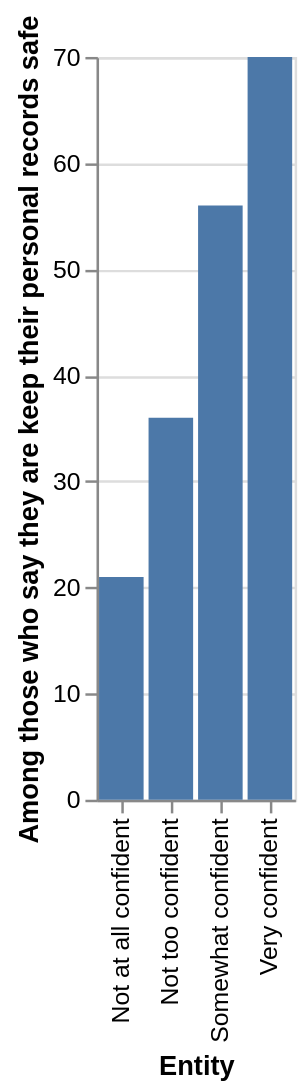

Vega-Lite specification stored for this chart:
### Vega-Lite specification from a JSON file in a GitHub repository (floating-point values rounded to 4 significant figures)
{"$schema": "https://vega.github.io/schema/vega-lite/v5.json", "description": "Bar chart auto-generated from CSV", "data": {"values": [{"Entity": "Not at all confident", "Among those who say they are keep their personal records safe": 21}, {"Entity": "Not too confident", "Among those who say they are keep their personal records safe": 36}, {"Entity": "Somewhat confident", "Among those who say they are keep their personal records safe": 56}, {"Entity": "Very confident", "Among those who say they are keep their personal records safe": 70}]}, "mark": "bar", "encoding": {"x": {"field": "Entity", "type": "ordinal"}, "y": {"field": "Among those who say they are keep their personal records safe", "type": "quantitative"}}}
